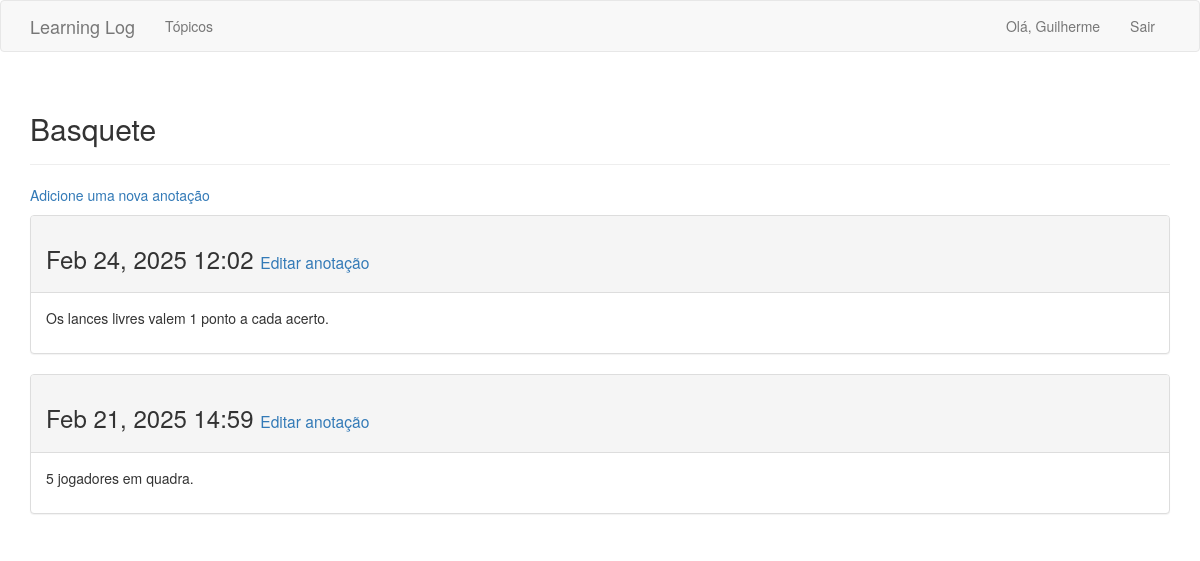
/topics/1/ (signed in), run on the app's committed database.
### learning_logs/models.py (models this page shows, shortened)
class Topic(models.Model):
    text = models.CharField(max_length=200)
    date_added = models.DateTimeField(auto_now_add=True)
    owner = models.ForeignKey(User, on_delete=models.CASCADE)
    def __str__(self):
        return self.text

class Entry(models.Model):
    topic = models.ForeignKey(Topic, on_delete=models.CASCADE)
    text = models.TextField()
    date_added = models.DateTimeField(auto_now_add=True)
    class Meta:
        verbose_name_plural = 'entries'

### learning_logs/views.py (the view)
# urls.py: path('topics/<topic_id>/', views.topic, name= 'topic'),
@login_required
def topic(request, topic_id):
    topic = Topic.objects.get(id = topic_id)
    if topic.owner != request.user:
        raise Http404
    entries = topic.entry_set.order_by('-date_added')
    context = {'topic': topic, 'entries': entries}
    return render(request, 'learning_logs/topic.html', context)

### learning_logs/templates/learning_logs/topic.html
{% extends "learning_logs/base.html" %}
{% block header %}
    <h2>{{ topic }}</h2>
{% endblock header %}
{% block content %}
    <p>
        <a href="{% url 'new_entry' topic.id%}">Adicione uma nova anotação</a>
    </p>
        {% for entry in entries %}
            <div class="panel panel-default">
                <div class="panel-heading">
                    <h3>
                        {{ entry.date_added | date:'M d, Y H:i'}}
                        <small>
                            <a href="{% url 'edit_entry' entry.id %}">Editar anotação</a>
                        </small>
                    </h3>
                </div>
                <div class="panel-body">
                    {{ entry.text | linebreaks }}
                </div>
            </div>
        {% empty %}
            Não há registro.
        {% endfor %}
{% endblock content %}

### learning_logs/templates/learning_logs/base.html (shortened to what this page needs)
{% load bootstrap3 %}
<!DOCTYPE html>
<html lang="pt-BR">
    <head>
        {% bootstrap_css %}
    </head>
    <body>
        <nav class="navbar navbar-default navbar-static_top">
            <div class="container">
                <div class="navbar-header">
                    <a class="navbar-brand" href="{% url 'index' %}">Learning Log</a>
                </div>
                <div id="navbar" class="collapse navbar-collapse">
                    <ul class="nav navbar-nav">
                        <li><a href="{% url 'topics' %}">Tópicos</a></li>
                    </ul>
                    <ul class="nav navbar-nav navbar-right" >
                        {% if user.is_authenticated %}
                            <li><a>Olá, {{ user.username }}</a></li>
                            <li><a href="{% url 'logout' %}">Sair</a></li>
                        {% else %}
                            <li><a href="{% url 'register' %}">Registrar</a></li>
                            <li><a href="{% url 'login' %}">Entrar</a></li>
                        {% endif %}
                    </ul>
                </div>
            </div>
        </nav>
        <div class="container">
            <div class="page-header">
                {% block header %}{% endblock header %}
            </div>
            <div>
                {% block content %}{% endblock content %}
            </div>
        </div>
    </body>
</html>

### data on the page
Topic: text "Basquete"
Entry: date_added "Feb 24, 2025 12:02", text "Os lances livres valem 1 ponto a cada acerto."
Entry: date_added "Feb 21, 2025 14:59", text "5 jogadores em quadra."

### other printed values
{{ user.username }} "Guilherme"
